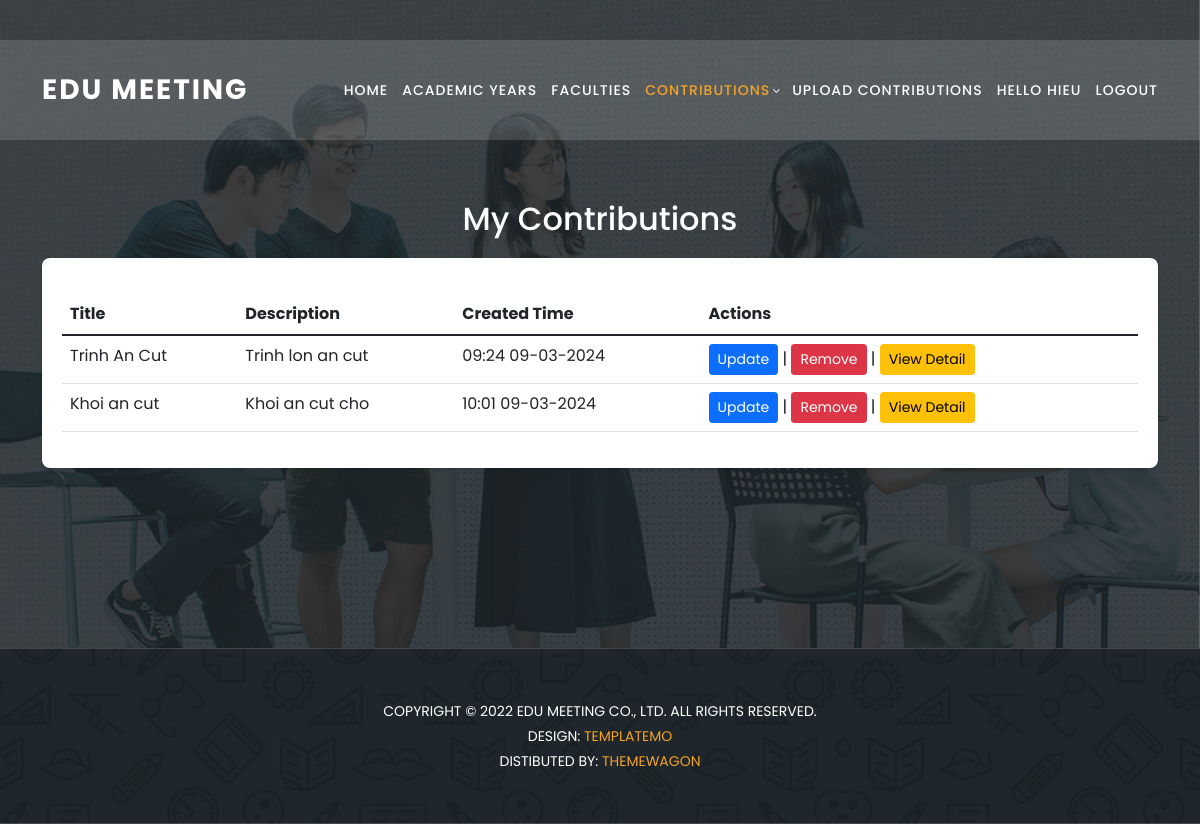
The app's page /my-contributions/ (signed in) with its own data.
### home/models.py (models this page shows, shortened)
class Contributions(models.Model):
    user = models.ManyToManyField(UserProfile)
    title = models.CharField(max_length=30)
    status = models.BooleanField(default = False)
    content = models.TextField(null = True)
    faculty = models.ForeignKey(Faculties,on_delete=models.CASCADE)
    term = models.BooleanField(default=False)
    createAt = models.DateTimeField(auto_now_add=True)

### home/views.py (the view)
# urls.py: path('my-contributions/', views.my_contributions, name='my_contributions'),
def my_contributions(request):
    user_profile = UserProfile.objects.get(user=request.user)
    contributions = Contributions.objects.filter(user=user_profile).prefetch_related('faculty', 'files')
    can_upload = False
    can_update = False
    if request.user.is_authenticated:
        try:
            user_profile = request.user.userprofile
            faculty = user_profile.faculty
            academic_year = faculty.academicYear if faculty else None
            if academic_year and timezone.now() < academic_year.closure:
                can_upload = True
            if academic_year and timezone.now() < academic_year.finalClosure:
                can_update = True
        except UserProfile.DoesNotExist:
            can_upload = False
            can_update = False
    context = {
        'can_upload': can_upload,
        'can_update': can_update,
        'contributions': contributions
    }
    return render(request, 'my_contribution.html', context)

### templates/my_contribution.html (shortened to what this page needs)
{%load static%}
<!DOCTYPE html>
<html lang="en">
  <head>
    <link
      href="{% static 'vendor/bootstrap/css/bootstrap.min.css' %}"
      rel="stylesheet"
    />
    <link rel="stylesheet" href="{% static 'css/fontawesome.css' %}" />
    <link
      rel="stylesheet"
      href="{% static 'css/templatemo-edu-meeting.css' %}"
    />
    <link rel="stylesheet" href="{% static 'css/owl.css' %}" />
    <link rel="stylesheet" href="{% static 'css/lightbox.css' %}" />
  </head>
  <body>
    <header class="header-area header-sticky">
      <div class="container">
        <div class="row">
          <div class="col-12">
            <nav class="main-nav">
              <a href="{% url "home" %}" class="logo">
                Edu Meeting
              </a>
              <ul class="nav">
                <li>
                  <a href="{% url "home" %}">Home</a>
                </li>
                <li>
                  <a href="{% url "list_academic_years" %}">Academic Years</a>
                </li>
                <li>
                  <a href="{% url "list_faculties" %}">Faculties</a>
                </li>
                <li class="has-sub">
                    <a href="javascript:void(0)" class="active">Contributions</a>
                </li>
                {% if can_upload %}
                <li>
                  <a href="{% url 'file_upload'%}">Upload Contributions</a>
                </li>
                {% endif %}
                {% if user.is_authenticated %}
                <li >
                  <a href="{%url 'profile' %}">hello {{request.user.username}}</a>
                </li>
                <li>
                  <a href="{% url 'logout'%}">Logout</a>
                </li>
                {% else %}
                <li>
                  <a href="{% url 'login' %}">Login</a>
                </li>
                {% endif %}
              </ul>
            </nav>
          </div>
        </div>
      </div>
    </header>
    <section class="apply-now" id="apply">
      <div class="container">
        <h2>My Contributions</h2>
        <form method="post" enctype="">
          <table class="table mt-3">
            <thead class="thead-dark">
              <tr>
                <th scope="col">Title</th>
                <th scope="col">Description</th>
                <th scope="col">Created Time</th>
                <th scope="col">Actions</th>
              </tr>
            </thead>
            <tbody>
            {% for contribution in contributions %}
              <tr>
                  <td>{{ contribution.title }}</td>
                  <td>{{ contribution.content|default:"No description provided" }}</td>
                  <td>{{ contribution.createAt|date:"H:i d-m-Y" }}</td>
                  <td>
                      {% if can_update %}
                      <a href="{% url 'update_contribution' pk=contribution.id %}" class="btn btn-primary btn-sm">Update</a> |
                      {% endif %}
                      {% if can_upload %}
                      <a href="{% url 'delete_contribution' contribution.id %}" class="btn btn-danger btn-sm" onclick="return confirm('Are you sure?');">Remove</a> |
                      {% endif %}
                      <a href="{% url "contributions_detail" contribution.id %}" class="btn btn-warning btn-sm">View Detail</a>
                  </td>
              </tr>
            {% empty %}
              <tr>
                  <td colspan="4">No contributions found.</td>
              </tr>
            {% endfor %}
            </tbody>
          </table>
        </form>
      </div>
    </section>
    <section class="contact-us" id="contact">
      <div class="footer">
        <p>
          Copyright © 2022 Edu Meeting Co., Ltd. All Rights Reserved.
          <br />
          Design:
          <a
            href="https://templatemo.com"
            target="_parent"
            title="free css templates"
            >TemplateMo</a>
          <br />
          Distibuted By:
          <a
            href="https://themewagon.com"
            target="_blank"
            title="Build Better UI, Faster"
            >ThemeWagon</a>
        </p>
      </div>
    </section>
  </body>
</html>

### static/css/templatemo-edu-meeting.css (style rules this page uses)
html, body, div, span, applet, object, iframe, h1, h2, h3, h4, h5, h6, p, blockquote, div pre, a, abbr, acronym, address, big, cite, code, del, dfn, em, font, img, ins, kbd, q, s, samp, small, strike, strong, sub, sup, tt, var, b, u, i, center, dl, dt, dd, ol, ul, li, figure, header, nav, section, article, aside, footer, figcaption { margin: 0; padding: 0; border: 0; outline: 0; }
ul, li { padding: 0; margin: 0; list-style: none; }
header, nav, section, article, aside, footer, hgroup { display: block; }
* { box-sizing: border-box; }
html, body { font-family: 'Poppins', sans-serif; font-weight: 400; background-color: #fff; font-size: 16px; -ms-text-size-adjust: 100%; -webkit-font-smoothing: antialiased; -moz-osx-font-smoothing: grayscale; }
a { text-decoration: none !important; color: #3CF; }
h1, h2, h3, h4, h5, h6 { margin-top: 0px; margin-bottom: 0px; }
ul { margin-bottom: 0px; }
p { font-size: 14px; line-height: 25px; color: #2a2a2a; }
html, body { background: #fff; font-family: 'Poppins', sans-serif; }
.header-area { background-color: rgba(250,250,250,0.15); position: absolute; top: 40px; left: 0; right: 0; z-index: 100; -webkit-transition: all .5s ease 0s; -moz-transition: all .5s ease 0s; -o-transition: all .5s ease 0s; transition: all .5s ease 0s; }
.header-area .main-nav { min-height: 80px; background: transparent; }
.header-area .main-nav .logo { line-height: 100px; color: #fff; font-size: 28px; font-weight: 700; text-transform: uppercase; letter-spacing: 2px; float: left; -webkit-transition: all 0.3s ease 0s; -moz-transition: all 0.3s ease 0s; -o-transition: all 0.3s ease 0s; transition: all 0.3s ease 0s; }
.header-area .main-nav .nav { float: right; margin-top: 30px; margin-right: 0px; background-color: transparent; -webkit-transition: all 0.3s ease 0s; -moz-transition: all 0.3s ease 0s; -o-transition: all 0.3s ease 0s; transition: all 0.3s ease 0s; position: relative; z-index: 999; }
.header-area .main-nav .nav li { padding-left: 15px; padding-right: 15px; }
.header-area .main-nav .nav li:last-child { padding-right: 0px; }
.header-area .main-nav .nav li a { display: block; font-weight: 500; font-size: 14px; text-transform: uppercase; color: #fff; -webkit-transition: all 0.3s ease 0s; -moz-transition: all 0.3s ease 0s; -o-transition: all 0.3s ease 0s; transition: all 0.3s ease 0s; height: 40px; line-height: 40px; border: transparent; letter-spacing: 1px; }
.header-area .main-nav .nav li:hover a, .header-area .main-nav .nav li a.active { color: #f5a425!important; }
.header-area .main-nav .nav li.has-sub { position: relative; padding-right: 15px; }
.header-area .main-nav .nav li.has-sub:after { font-family: FontAwesome; content: "\f107"; font-size: 12px; color: #fff; position: absolute; right: 5px; top: 12px; }
.header-area.header-sticky { min-height: 80px; }
.header-area .nav { margin-top: 30px; }
.header-area.header-sticky .nav li a.active { color: #f5a425; }
@media (max-width: 1200px) { .header-area .main-nav .nav li { padding-left: 7px; padding-right: 7px; } }
@media (max-width: 1200px) { .header-area .main-nav:before { display: none; } }
@media (min-width: 767px) { .header-area .main-nav .nav { display: flex !important; } }
section.apply-now { background-image: url(../images/apply-bg.jpg); background-position: center center; background-attachment: fixed; background-repeat: no-repeat; background-size: cover; padding: 180px 0px; }
section.contact-us { background-image: url(../images/meetings-bg.jpg); background-position: center center; background-attachment: fixed; background-repeat: no-repeat; background-size: cover; }
.footer { text-align: center; border-top: 1px solid rgba(250,250,250,0.15); padding: 50px 0px; }
.footer p { text-transform: uppercase; font-size: 14px; color: #fff; }
.footer p a { color: #f5a425; }

### templates/my_contribution.html (style rules this page uses)
body { background-color: #f4f4f4; margin: 0; padding: 0; height: 100vh; }
form { background: #fff; padding: 20px; border-radius: 8px; box-shadow: 0 2px 4px rgba(0, 0, 0, 0.1); max-width: 2000px; margin: auto; }
h2 { text-align: center; color: #fff; margin: 20px 0; }

### records on screen
Contributions: title "Trinh An Cut", content "Trinh lon an cut", createAt "09:24 09-03-2024"
Contributions: title "Khoi an cut", content "Khoi an cut cho", createAt "10:01 09-03-2024"

### other values on screen
{{ request.user.username }} "HIEU"
